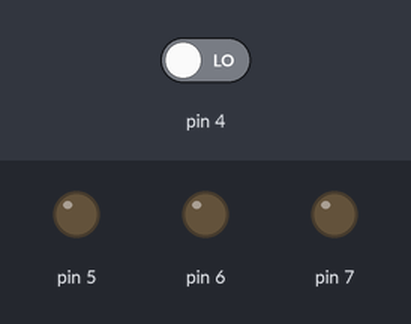
Simulated run of this sketch. Board: Arduino Uno, built with avr-gcc and run on an emulated ATmega328P. Parts: output pins drawn as LEDs (lit = HIGH). The inputs (shaded band) are chosen by the test bench; at power-on: pin 4 LOW.

Above: at 1.2 s.
1.3 s: pin 4 driven HIGH
At 1.78 s:
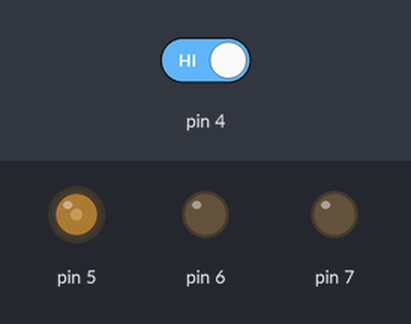
At 2.38 s:
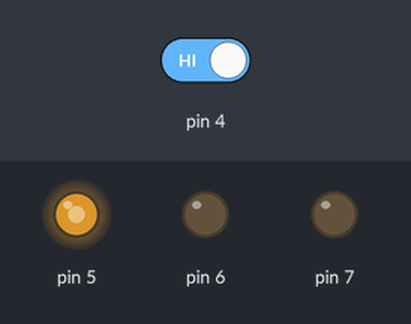
Timing chart, 0 to 10.3 s (numbered marks = the images above; inputs shaded):
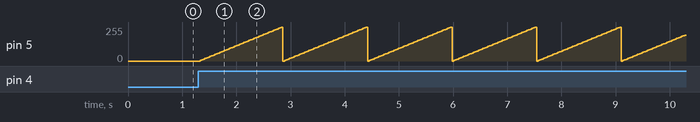

Measured:
- after the input at 1.3 s, pin 5: ramps from 0/255 to 255/255 and jumps back, once every 1.6 s

The sketch:

LightPlantTouch.ino
```cpp
//This is a hobbie project, a living plant containing a home-made resistive touch sensor in its roots, wich lights up a led when someone touch its leaves.

#include <CapacitiveSensor.h>

CapacitiveSensor   cs_2_4 = CapacitiveSensor(2,4); // 1M resistor between pins 2 & 4, pin 4 is sensor pin, add a wire and
int cnt=0;
int in = 2;
int out = 4;
int state = HIGH;
int r;
int p = LOW;
long time = 0;
long debounce = 200;
int fadeValue;
void setup()
{
  pinMode(4, INPUT);
  /*    LED Outputs   */
  pinMode(5, OUTPUT);
  pinMode(6, OUTPUT);
  pinMode(7, OUTPUT);

}
void loop()
{

  r = digitalRead(4);
  if (r == HIGH && p == LOW && millis() - time > debounce) {    //Da primeira vez que eu encosto, isso roda direto depois de passar 200ms. Aí incrementa ctn.
                                                                //Nas outras vezes, p=r. Então, se eu tiro a mão, ele entra como LOW, mas r também é LOW, então não entra no loop de incremento.
                                                                //Assim, ele fica na cor que estava, sem se alterar.
                                                                //Se eu tiro a mão, p entra como LOW, mas se eu encosto novamente, r entra como HIGH, assim,
                                                                //entramos no loop de incremento e outro led acende.
                                                                //Se eu fico com a  mão, sem tirar
                                                                //millis() - time > debounce assegura que se passou 200ms entre um ciclo e outro
    cnt++;
  if (state == HIGH)    //. Na primeira vez que encostro, após os 200ms, state entra como HIGH e o tempo não incrementa. Nas outras ele é LOW e só continua incrementando o tempo.
     state = LOW;
    else                //o tempo nao passa se eu tiro a mao

    time = millis();
  }

  if(cnt == 1){
  //  digitalWrite(5, HIGH);
    digitalWrite(6, LOW);
    digitalWrite(7, LOW);
     for(int fadeValue = 0; fadeValue<= 255; fadeValue +=5) {
  analogWrite(5, fadeValue);
  delay(30);
 }

  }
  if(cnt == 2){
    digitalWrite(5, LOW);
   // digitalWrite(6, HIGH);
    digitalWrite(7, LOW);
       for(int fadeValue = 0; fadeValue<= 255; fadeValue +=5) {
  analogWrite(6, fadeValue);
  delay(30);
 }
  }
  if(cnt == 3){
    digitalWrite(5, LOW);
    digitalWrite(6, LOW);
    digitalWrite(7, HIGH);

  }
  if(cnt > 3){
      cnt = 1;
  }
  p = r;
}
```
